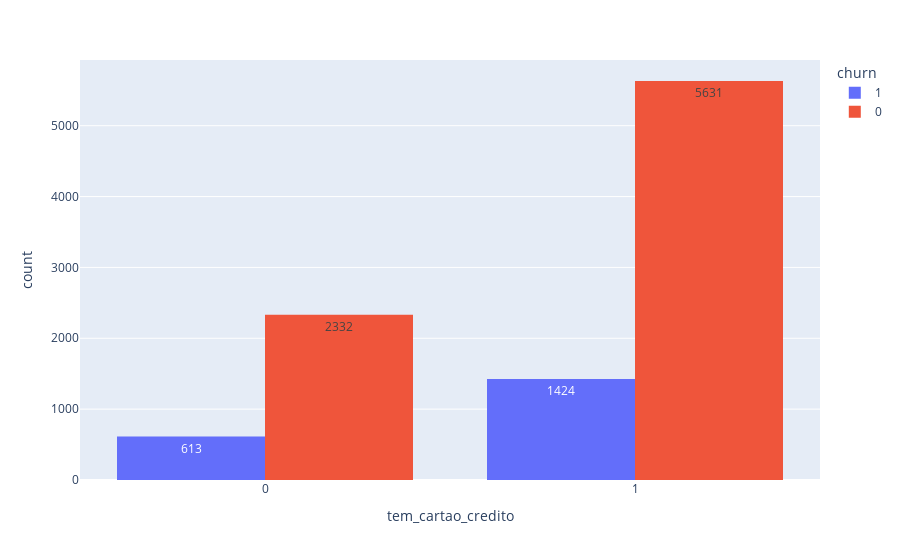

The cell this chart's notebook holds for it:
### Code cell
px.histogram(df, x='tem_cartao_credito', text_auto=True, color='churn', barmode='group')

### Figure 1 — Plotly figure (JSON) as saved in the notebook; plotly's stock layout.template omitted (floating-point values rounded to 4 significant figures; data arrays with more than 128 entries replaced by an {"elided": "..."} marker saying what was removed)
{"data": [{"alignmentgroup": "True", "bingroup": "x", "hovertemplate": "churn=1<br>tem_cartao_credito=%{x}<br>count=%{y}<extra></extra>", "legendgroup": "1", "marker": {"color": "#636efa", "pattern": {"shape": ""}}, "name": "1", "offsetgroup": "1", "orientation": "v", "showlegend": true, "texttemplate": "%{value}", "type": "histogram", "x": {"elided": "2037 int values"}, "xaxis": "x", "yaxis": "y"}, {"alignmentgroup": "True", "bingroup": "x", "hovertemplate": "churn=0<br>tem_cartao_credito=%{x}<br>count=%{y}<extra></extra>", "legendgroup": "0", "marker": {"color": "#EF553B", "pattern": {"shape": ""}}, "name": "0", "offsetgroup": "0", "orientation": "v", "showlegend": true, "texttemplate": "%{value}", "type": "histogram", "x": {"elided": "7963 int values"}, "xaxis": "x", "yaxis": "y"}], "layout": {"barmode": "group", "legend": {"title": {"text": "churn"}, "tracegroupgap": 0}, "margin": {"t": 60}, "xaxis": {"anchor": "y", "domain": [0, 1], "title": {"text": "tem_cartao_credito"}}, "yaxis": {"anchor": "x", "domain": [0, 1], "title": {"text": "count"}}}}
